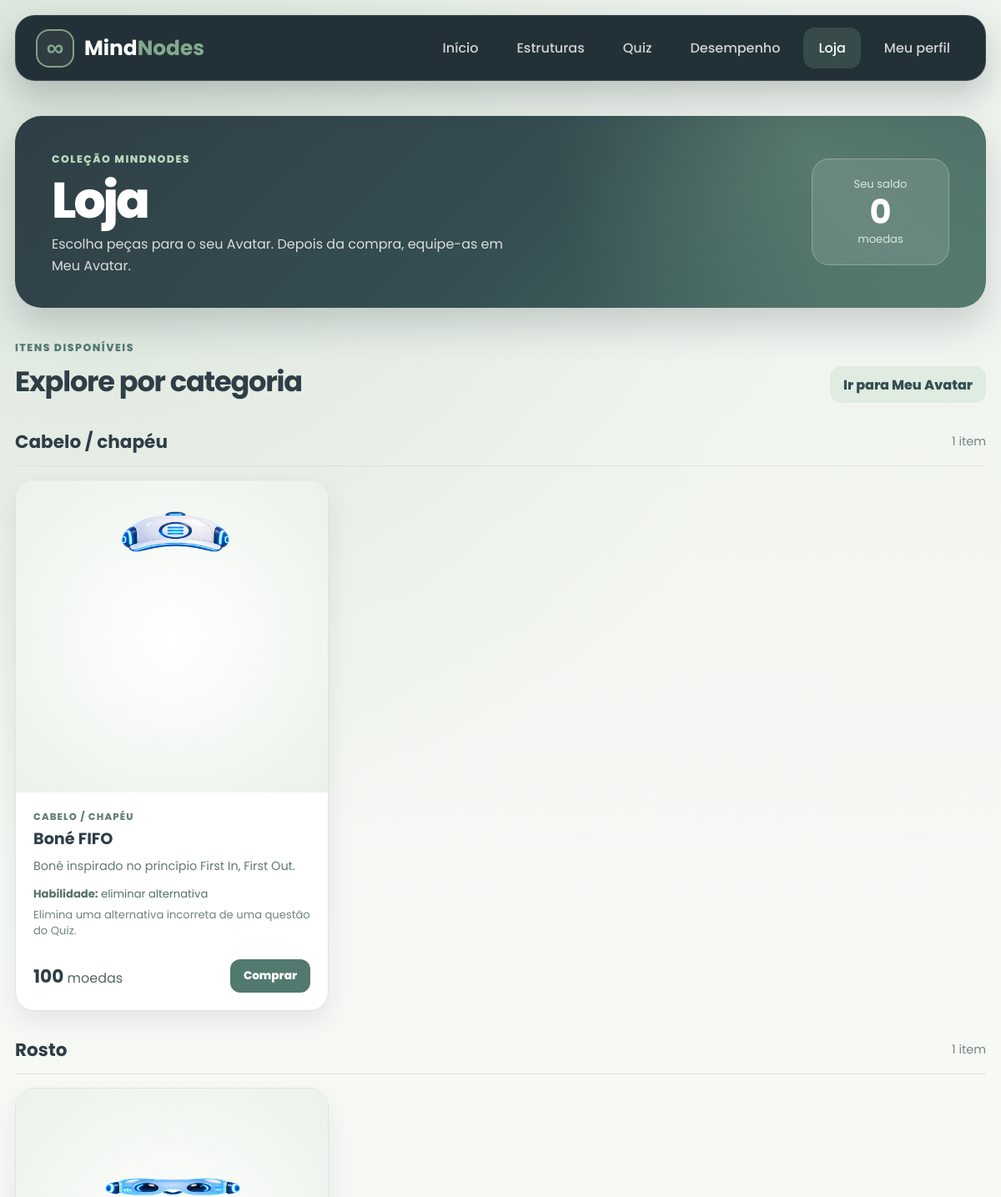
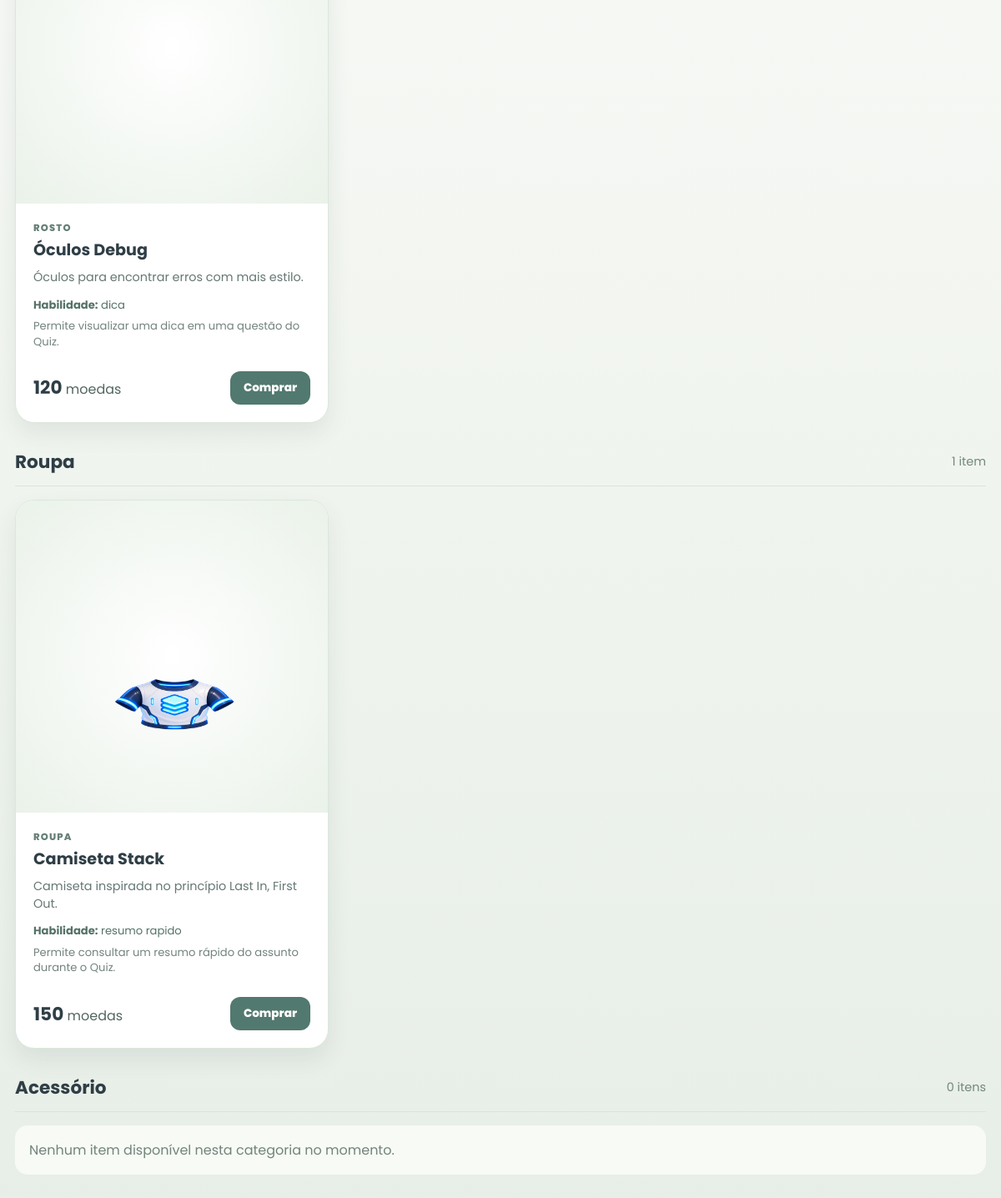
Page /view/loja.php (signed in) on the committed database (2 pictures, top to bottom).
### tables this page shows
CREATE TABLE `usuario` (
  `id_usuario` int(11) NOT NULL,
  `cpf` varchar(15) NOT NULL,
  `nome` varchar(40) NOT NULL,
  `sobrenome` varchar(60) NOT NULL,
  `dataNasc` date NOT NULL,
  `telefone` varchar(15) NOT NULL,
  `email` varchar(50) NOT NULL,
  `senha` varchar(255) NOT NULL,
  `foto_perfil` longblob DEFAULT NULL,
  `moedas` int(11) NOT NULL DEFAULT 0
);

CREATE TABLE `item` (
  `id_item` int(11) NOT NULL,
  `nome` varchar(100) NOT NULL,
  `descricao` text DEFAULT NULL,
  `categoria` enum('cabelo','rosto','roupa','acessorio') NOT NULL,
  `preco` int(11) NOT NULL DEFAULT 0,
  `imagem` varchar(255) NOT NULL,
  `habilidade` varchar(100) DEFAULT NULL,
  `descricao_habilidade` text DEFAULT NULL,
  `valor_habilidade` int(11) NOT NULL DEFAULT 0,
  `ativo` tinyint(1) NOT NULL DEFAULT 1
);

### config/Conexao.php (called while the page is built, shortened)
<?php
class Conexao
{
    private static $conexao = null;
    public static function obter()
    {
        if (self::$conexao === null) {
            $banco = getenv('MINDNODES_DB') ?: self::BANCO;
            self::$conexao = mysqli_connect(
                self::HOST,
                self::USUARIO,
                self::SENHA,
                $banco
            );
            mysqli_set_charset(self::$conexao, 'utf8mb4');
        }
        return self::$conexao;
    }
}

### model/Loja.php (called while the page is built, shortened)
<?php
require_once __DIR__ . '/Moeda.php';
require_once __DIR__ . '/Item.php';
require_once __DIR__ . '/Inventario.php';
class Loja
{
    private $moeda;
    private $itens;
    private $inventario;
    public function __construct($conexao = null)
    {
        $this->conexao = $conexao ?: Conexao::obter();
        $this->moeda = new Moeda($this->conexao);
        $this->itens = new Item($this->conexao);
        $this->inventario = new Inventario($this->conexao);
    }
    public function carregarDados($idUsuario)
    {
        $idUsuario = Item::validarId($idUsuario);
        $saldo = $this->moeda->obterSaldo($idUsuario);
        $possuido = array_fill_keys(array_column($this->inventario->listarDoUsuario($idUsuario), 'id_item'), true);
        $itens = [];
        foreach ($this->itens->listarAtivos() as $item) {
            if ((int) $item['preco'] <= 0) continue;
            $item['adquirido'] = isset($possuido[$item['id_item']]);
            $itens[] = $item;
        }
        return ['saldo' => $saldo, 'itens' => $itens];
    }
}

### model/Inventario.php (called while the page is built, shortened)
<?php
require_once __DIR__ . '/Item.php';
class Inventario
{
    private $conexao;
    public function __construct($conexao = null)
    {
        $this->conexao = $conexao ?: Conexao::obter();
    }
    private function executar($sql, $tipos, ...$valores)
    {
        $stmt = $this->conexao->prepare($sql);
        try {
            if (!$stmt->bind_param($tipos, ...$valores)) throw new RuntimeException('Falha nos parametros.');
            if (!$stmt->execute()) throw new RuntimeException('Falha ao executar operacao de inventario.');
            return $stmt->field_count ? $stmt->get_result()->fetch_all(MYSQLI_ASSOC) : [];
        } finally { $stmt->close(); }
    }
    private function validarUsuario($idUsuario)
    {
        $idUsuario = Item::validarId($idUsuario);
        if (!$this->executar('SELECT id_usuario FROM usuario WHERE id_usuario = ?', 'i', $idUsuario)) {
            throw new OutOfBoundsException('Usuario inexistente.');
        }
        return $idUsuario;
    }
    public function listarDoUsuario($idUsuario)
    {
        $idUsuario = $this->validarUsuario($idUsuario);
        return $this->executar('SELECT i.*, ui.data_compra FROM usuario_item ui JOIN item i ON i.id_item = ui.id_item WHERE ui.id_usuario = ? ORDER BY i.categoria, i.nome, i.id_item', 'i', $idUsuario);
    }
}

### controller/LojaController.php (called while the page is built, shortened)
<?php
require_once __DIR__ . '/../model/Loja.php';
class LojaController
{
    private $loja;
    public function __construct($loja = null)
    {
        $this->loja = $loja ?: new Loja();
    }
    private function usuarioAtual()
    {
        return Item::validarId($_SESSION['usuario_id']);
    }
    public function carregarDados()
    {
        return $this->loja->carregarDados($this->usuarioAtual());
    }
}

### model/Item.php (called while the page is built, shortened)
<?php
require_once __DIR__ . '/../config/Conexao.php';
class Item
{
    private $conexao;
    public function __construct($conexao = null)
    {
        $this->conexao = $conexao ?: Conexao::obter();
    }
    public static function validarId($valor)
    {
        return (int) $valor;
    }
    private function consultar($sql, $tipos = '', ...$valores)
    {
        $stmt = $this->conexao->prepare($sql);
        try {
            if (!$stmt->execute()) throw new RuntimeException('Falha ao consultar itens.');
            return $stmt->get_result()->fetch_all(MYSQLI_ASSOC);
        } finally { $stmt->close(); }
    }
    public function listarAtivos()
    {
        return $this->consultar('SELECT * FROM item WHERE ativo = 1 ORDER BY categoria, nome, id_item');
    }
}

### model/Moeda.php (called while the page is built, shortened)
<?php
require_once __DIR__ . '/../config/Conexao.php';
class Moeda
{
    private $conexao;
    public function __construct($conexao = null)
    {
        $this->conexao = $conexao ?: Conexao::obter();
    }
    private function inteiroPositivo($valor)
    {
        return (int) $valor;
    }
    private function executar($sql, $tipos = '', ...$valores)
    {
        $stmt = $this->conexao->prepare($sql);
        try {
            if ($tipos !== '' && !$stmt->bind_param($tipos, ...$valores)) {
                throw new RuntimeException('Falha nos parametros da operacao.');
            }
            if (!$stmt->execute()) throw new RuntimeException('Falha ao executar operacao de moedas.');
            return $stmt->field_count ? $stmt->get_result()->fetch_all(MYSQLI_ASSOC) : [];
        } finally {
            $stmt->close();
        }
    }
    private function saldoDaLinha($linhas)
    {
        $saldo = (int) $linhas[0]['moedas'];
        return $saldo;
    }
    public function obterSaldo($idUsuario)
    {
        $idUsuario = $this->inteiroPositivo($idUsuario);
        return $this->saldoDaLinha($this->executar(
            'SELECT moedas FROM usuario WHERE id_usuario = ?', 'i', $idUsuario
        ));
    }
}

### view/loja.php (the view, shortened to what this page needs)
<?php
require_once __DIR__ . '/../controller/LojaController.php';
function lojaEscapar($valor) { return htmlspecialchars((string) $valor, ENT_QUOTES | ENT_SUBSTITUTE, 'UTF-8'); }
function lojaUrl($caminho) {
    return '../' . $caminho;
}
$categorias = ['cabelo' => 'Cabelo / chapéu', 'rosto' => 'Rosto', 'roupa' => 'Roupa', 'acessorio' => 'Acessório'];
$agrupados = array_fill_keys(array_keys($categorias), []);
try {
    $dados = (new LojaController())->carregarDados();
    foreach ($dados['itens'] as $item) {
        if (isset($agrupados[$item['categoria']])) $agrupados[$item['categoria']][] = $item;
    }
} catch (Throwable $erro) {
    error_log('Falha ao carregar loja: ' . $erro->getMessage());
    http_response_code(503);
    $dados = null;
}
?>
<!DOCTYPE html>
<html lang="pt-BR">
<head>
    <link rel="stylesheet" href="../css/style.css">
    <link rel="stylesheet" href="../css/loja.css">
</head>
<body>
<header class="topo">
    <a class="marca" href="../index.php" aria-label="MindNodes"><span class="simbolo-logo">∞</span><strong>Mind<span>Nodes</span></strong></a>
    <nav class="menu" aria-label="Navegação principal">
        <a href="home.php">Início</a><a href="estruturas.php">Estruturas</a><a href="quiz.php">Quiz</a><a href="desempenho.php">Desempenho</a><a class="ativo" href="loja.php">Loja</a><a href="perfil.php">Meu perfil</a>
    </nav>
</header>
<main class="loja-page">
    <section class="loja-hero">
        <div><span class="loja-eyebrow">Coleção MindNodes</span><h1>Loja</h1><p>Escolha peças para o seu Avatar. Depois da compra, equipe-as em Meu Avatar.</p></div>
        <?php if ($dados !== null): ?><div class="loja-saldo" aria-label="Saldo atual"><span>Seu saldo</span><strong><?= (int) $dados['saldo'] ?></strong><span>moedas</span></div><?php endif; ?>
    </section>
    <?php if ($dados === null): ?>
        <div class="loja-alert erro" role="alert">Não foi possível carregar a Loja. Tente novamente mais tarde.</div>
    <?php else: ?>
        <div class="loja-intro"><div><span class="loja-eyebrow">Itens disponíveis</span><h2>Explore por categoria</h2></div><a href="avatar.php">Ir para Meu Avatar</a></div>
        <?php foreach ($categorias as $categoria => $titulo): ?>
            <section class="loja-category" aria-labelledby="loja-<?= lojaEscapar($categoria) ?>">
                <div class="loja-category-heading"><h3 id="loja-<?= lojaEscapar($categoria) ?>"><?= lojaEscapar($titulo) ?></h3><span><?= count($agrupados[$categoria]) ?> <?= count($agrupados[$categoria]) === 1 ? 'item' : 'itens' ?></span></div>
                <?php if (!$agrupados[$categoria]): ?>
                    <p class="loja-empty">Nenhum item disponível nesta categoria no momento.</p>
                <?php else: ?>
                    <div class="loja-grid">
                        <?php foreach ($agrupados[$categoria] as $item): ?>
                            <article class="loja-card <?= $item['adquirido'] ? 'adquirido' : '' ?>">
                                <div class="loja-card-image"><?php if (lojaUrl($item['imagem']) !== ''): ?><img src="<?= lojaEscapar(lojaUrl($item['imagem'])) ?>" alt="" loading="lazy"><?php endif; ?></div>
                                <div class="loja-card-content">
                                    <span class="loja-card-type"><?= lojaEscapar($titulo) ?></span>
                                    <h4><?= lojaEscapar($item['nome']) ?></h4>
                                    <?php if (!empty($item['descricao'])): ?><p class="loja-description"><?= lojaEscapar($item['descricao']) ?></p><?php endif; ?>
                                    <?php if (!empty($item['habilidade'])): ?><p class="loja-skill"><strong>Habilidade:</strong> <?= lojaEscapar(str_replace('_', ' ', $item['habilidade'])) ?></p><?php endif; ?>
                                    <?php if (!empty($item['descricao_habilidade'])): ?><p class="loja-skill-detail"><?= lojaEscapar($item['descricao_habilidade']) ?></p><?php endif; ?>
                                    <div class="loja-card-bottom"><span class="loja-price"><strong><?= (int) $item['preco'] ?></strong> moedas</span>
                                        <?php if ($item['adquirido']): ?>
                                            <span class="loja-owned">Adquirido</span>
                                        <?php else: ?>
                                            <form method="post" action="../processamento/processamento.php">
                                                <button type="submit">Comprar</button>
                                            </form>
                                        <?php endif; ?>
                                    </div>
                                </div>
                            </article>
                        <?php endforeach; ?>
                    </div>
                <?php endif; ?>
            </section>
        <?php endforeach; ?>
    <?php endif; ?>
</main>
</body>
</html>

### css/style.css (style rules this page uses)
:root { --ash-grey: #CAD2C5; --muted-teal: #84A98C; --deep-teal: #52796F; --dark-slate: #354F52; --charcoal-blue: #2F3E46; --white: #FFFFFF; --soft-white: #F6F8F4; --cyan: #43D9E8; --blue: #2358D8; --purple: #6C3DD9; --shadow: 0 18px 45px rgba(47, 62, 70, 0.18); --radius: 24px; }
* { margin: 0; padding: 0; box-sizing: border-box; }
body { font-family: 'Poppins', Arial, sans-serif; background: linear-gradient(180deg, var(--ash-grey), #eef2ec 45%, var(--soft-white)); color: var(--charcoal-blue); }
a { color: #fff; text-decoration: none; }
.topo { width: 100%; min-height: 76px; padding: 14px 38px; display: flex; align-items: center; justify-content: space-between; gap: 28px; background: rgba(47, 62, 70, 0.98); color: var(--white); border-bottom: 1px solid rgba(202, 210, 197, 0.22); position: sticky; top: 0; z-index: 10; }
.marca { display: flex; align-items: center; gap: 12px; font-size: 1.55rem; font-weight: 800; white-space: nowrap; }
.marca span:not(.simbolo-logo) { color: var(--cyan); }
.simbolo-logo { width: 46px; height: 46px; display: inline-flex; align-items: center; justify-content: center; color: var(--cyan); border: 2px solid var(--cyan); border-radius: 16px; font-size: 1.8rem; box-shadow: 0 0 25px rgba(67, 217, 232, 0.35); }
.menu { display: flex; align-items: center; justify-content: center; gap: 10px; flex-wrap: wrap; }
.menu a { padding: 12px 18px; border-radius: 14px; color: #eaf0f2; font-weight: 500; transition: 0.25s; }
.menu a:hover, .menu .ativo { background: linear-gradient(135deg, var(--blue), var(--deep-teal)); color: var(--white); box-shadow: 0 8px 22px rgba(35, 88, 216, 0.28); }
main { width: min(1180px, calc(100% - 36px)); margin: 0 auto; }
h1 { font-size: clamp(2.3rem, 5vw, 4.6rem); line-height: 1.08; margin-bottom: 18px; font-weight: 800; }
.botao, button { border: none; padding: 15px 25px; border-radius: 14px; font-weight: 700; cursor: pointer; transition: 0.25s; font-family: inherit; }
.primario, button { background: linear-gradient(135deg, var(--muted-teal), var(--deep-teal)); color: var(--white); }

### rows in the picture
usuario: moedas "0"
item: imagem (picture), titulo "CABELO / CHAPÉU", nome "Boné FIFO", descricao "Boné inspirado no princípio First In, First Out.", habilidade "eliminar alternativa", descricao_habilidade "Elimina uma alternativa incorreta de uma questão do Quiz.", preco "100"
item: imagem (picture), titulo "ROSTO", nome "Óculos Debug", descricao "Óculos para encontrar erros com mais estilo.", habilidade "dica", descricao_habilidade "Permite visualizar uma dica em uma questão do Quiz.", preco "120"
item: imagem (picture), titulo "ROUPA", nome "Camiseta Stack", descricao "Camiseta inspirada no princípio Last In, First Out.", habilidade "resumo rapido", descricao_habilidade "Permite consultar um resumo rápido do assunto durante o Quiz.", preco "150"

### other values in the picture
lojaEscapar($titulo) "Cabelo / chapéu"
count($agrupados[$categoria]) "1"
lojaEscapar($titulo) "Rosto"
lojaEscapar($titulo) "Roupa"
lojaEscapar($titulo) "Acessório"
count($agrupados[$categoria]) "0"
